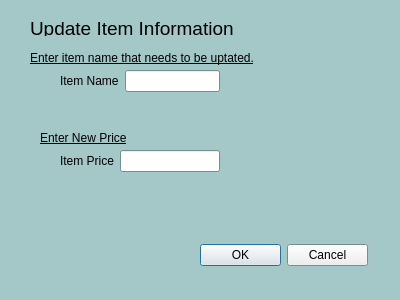
<?xml version="1.0" encoding="UTF-8"?>
<ui version="4.0">
 <class>UpdateItemDialog</class>
 <widget class="QDialog" name="UpdateItemDialog">
  <property name="geometry">
   <rect>
    <x>0</x>
    <y>0</y>
    <width>400</width>
    <height>300</height>
   </rect>
  </property>
  <property name="palette">
   <palette>
    <active>
     <colorrole role="Base">
      <brush brushstyle="SolidPattern">
       <color alpha="255">
        <red>255</red>
        <green>255</green>
        <blue>255</blue>
       </color>
      </brush>
     </colorrole>
     <colorrole role="Window">
      <brush brushstyle="SolidPattern">
       <color alpha="255">
        <red>164</red>
        <green>199</green>
        <blue>199</blue>
       </color>
      </brush>
     </colorrole>
    </active>
    <inactive>
     <colorrole role="Base">
      <brush brushstyle="SolidPattern">
       <color alpha="255">
        <red>255</red>
        <green>255</green>
        <blue>255</blue>
       </color>
      </brush>
     </colorrole>
     <colorrole role="Window">
      <brush brushstyle="SolidPattern">
       <color alpha="255">
        <red>164</red>
        <green>199</green>
        <blue>199</blue>
       </color>
      </brush>
     </colorrole>
    </inactive>
    <disabled>
     <colorrole role="Base">
      <brush brushstyle="SolidPattern">
       <color alpha="255">
        <red>164</red>
        <green>199</green>
        <blue>199</blue>
       </color>
      </brush>
     </colorrole>
     <colorrole role="Window">
      <brush brushstyle="SolidPattern">
       <color alpha="255">
        <red>164</red>
        <green>199</green>
        <blue>199</blue>
       </color>
      </brush>
     </colorrole>
    </disabled>
   </palette>
  </property>
  <property name="windowTitle">
   <string>Dialog</string>
  </property>
  <widget class="QWidget" name="horizontalLayoutWidget">
   <property name="geometry">
    <rect>
     <x>200</x>
     <y>240</y>
     <width>168</width>
     <height>31</height>
    </rect>
   </property>
   <layout class="QHBoxLayout" name="horizontalLayout">
    <item>
     <widget class="QPushButton" name="btn_OK">
      <property name="text">
       <string>OK</string>
      </property>
     </widget>
    </item>
    <item>
     <widget class="QPushButton" name="btn_cancel">
      <property name="text">
       <string>Cancel</string>
      </property>
     </widget>
    </item>
   </layout>
  </widget>
  <widget class="QLabel" name="label_title">
   <property name="geometry">
    <rect>
     <x>30</x>
     <y>20</y>
     <width>261</width>
     <height>16</height>
    </rect>
   </property>
   <property name="font">
    <font>
     <pointsize>14</pointsize>
    </font>
   </property>
   <property name="text">
    <string>Update Item Information</string>
   </property>
  </widget>
  <widget class="QLabel" name="label">
   <property name="geometry">
    <rect>
     <x>30</x>
     <y>50</y>
     <width>251</width>
     <height>16</height>
    </rect>
   </property>
   <property name="font">
    <font>
     <underline>true</underline>
    </font>
   </property>
   <property name="text">
    <string>Enter item name that needs to be uptated.</string>
   </property>
  </widget>
  <widget class="QWidget" name="formLayoutWidget">
   <property name="geometry">
    <rect>
     <x>60</x>
     <y>70</y>
     <width>160</width>
     <height>31</height>
    </rect>
   </property>
   <layout class="QFormLayout" name="formLayout">
    <item row="0" column="0">
     <widget class="QLabel" name="label_itemName">
      <property name="text">
       <string>Item Name</string>
      </property>
     </widget>
    </item>
    <item row="0" column="1">
     <widget class="QLineEdit" name="lineEdit_itemName"/>
    </item>
   </layout>
  </widget>
  <widget class="QWidget" name="formLayoutWidget_2">
   <property name="geometry">
    <rect>
     <x>60</x>
     <y>150</y>
     <width>160</width>
     <height>31</height>
    </rect>
   </property>
   <layout class="QFormLayout" name="formLayout_2">
    <item row="0" column="0">
     <widget class="QLabel" name="label_itemPrice">
      <property name="text">
       <string>Item Price</string>
      </property>
     </widget>
    </item>
    <item row="0" column="1">
     <widget class="QLineEdit" name="lineEdit_itemNewPrice"/>
    </item>
   </layout>
  </widget>
  <widget class="QLabel" name="label_2">
   <property name="geometry">
    <rect>
     <x>40</x>
     <y>130</y>
     <width>251</width>
     <height>16</height>
    </rect>
   </property>
   <property name="font">
    <font>
     <underline>true</underline>
    </font>
   </property>
   <property name="text">
    <string>Enter New Price</string>
   </property>
  </widget>
 </widget>
 <resources/>
 <connections/>
</ui>
